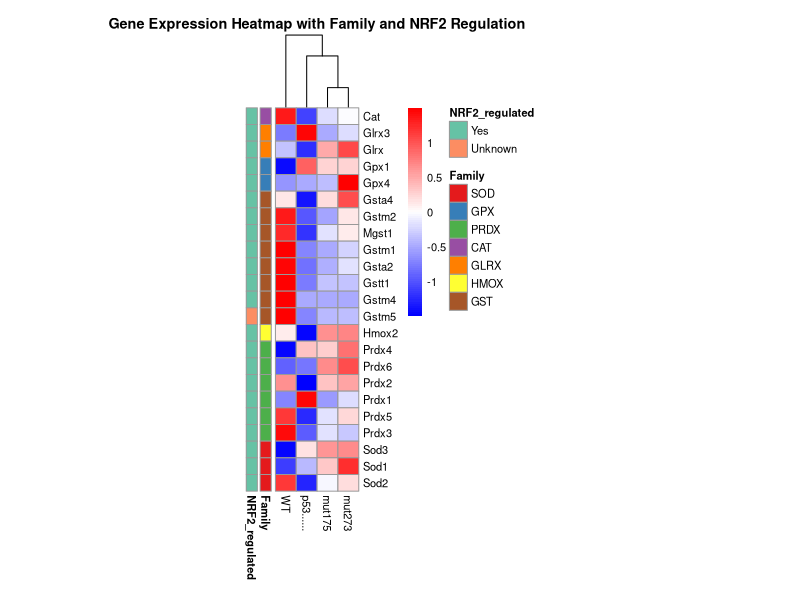

Reproduce this figure in R.
# Load required libraries
library(pheatmap)
library(RColorBrewer)
library(scales)  # For color manipulation

# Define the dataframe
data <- data.frame(
  symbol = c("Glrx3", "Gpx1", "Prdx4", "Sod3", "Gpx4", "Sod1", "Sod2", "Prdx6", "Prdx2", "Hmox2", 
             "Cat", "Prdx1", "Glrx", "Prdx5", "Prdx3", "Gsta4", "Gstm2", "Mgst1", "Gstm1", 
             "Gsta2", "Gstt1", "Gstm4", "Gstm5"),
  WT = c(159.7332883, 1005.82726, 363.5169297, 0.203310177, 317.4481953, 2230.847641, 
         624.4271509, 1264.176569, 3543.538286, 381.180566, 199.4705216, 84.76864754, 
         166.0551608, 2249.187622, 918.8823178, 2644.805708, 1392.181773, 5609.116507, 
         2956.150617, 29.01351642, 15.75323661, 23.65647225, 30.06555709),
  `p53 (-/-)` = c(505.5919159, 1814.138446, 558.6749409, 2.435919612, 330.6936164, 
                  2468.730482, 496.9080985, 1273.798827, 1968.238281, 314.2940855,
                  104.1224342, 128.4878472, 138.7704597, 1093.761364, 501.1676885,
                  851.6224106, 102.7431585, 578.4917899, 34.27072902, 
                  2.454570107, 0, 0, 0),
  mut175 = c(201.3484905, 1591.493169, 553.2221035, 3.065671046, 345.1722876, 2702.850684,
             561.6305191, 1368.808714, 3316.615935, 404.7215068, 139.2113106, 86.97553971,
             193.3813327, 1617.325428, 638.3615406, 2715.805187, 354.7039052, 2699.952369,
             317.4410508, 6.58334753, 2.886822664, 0, 4.306022596),
  mut273 = c(247.7622497, 1591.464053, 609.6737837, 3.118530077, 575.1703165, 2985.80012,
             574.7749285, 1392.192851, 3447.927009, 408.0675622, 146.4674881, 95.05729778,
             211.8554854, 1800.276408, 611.5811616, 3696.673155, 717.9308443, 3277.055,
             642.1853169, 10.01648431, 2.835544319, 0.283185494, 4.442793514)
)

# Define gene families and NRF2 regulation
gene_data <- data.frame(
  Gene = data$symbol,
  Family = c("GLRX", "GPX", "PRDX", "SOD", "GPX", "SOD", "SOD", "PRDX", "PRDX", "HMOX", 
             "CAT", "PRDX", "GLRX", "PRDX", "PRDX", "GST", "GST", "GST", "GST", 
             "GST", "GST", "GST", "GST"),
  NRF2_regulated = c(rep("Yes", 22), "Unknown")
)

# Order the data by Family
gene_data <- gene_data[order(gene_data$Family), ]
data <- data[match(gene_data$Gene, data$symbol), ]

# Prepare the matrix for heatmap
matrix_data <- as.matrix(data[, -1])
rownames(matrix_data) <- data$symbol

# Create annotation dataframe
annotation_df <- data.frame(
  Family = gene_data$Family,
  NRF2_regulated = gene_data$NRF2_regulated,
  row.names = gene_data$Gene
)

# Define colors for annotations (Modify these colors as needed)
ann_colors <- list(
  Family = c(SOD = "#E41A1C", GPX = "#377EB8", PRDX = "#4DAF4A", CAT = "#984EA3", 
             GLRX = "#FF7F00", HMOX = "#FFFF33", GST = "#A65628"),
  NRF2_regulated = c(Yes = "#66C2A5", Unknown = "#FC8D62")
)

# Define heatmap colors (Modify these as needed)
heatmap_colors <- colorRampPalette(c("blue", "white", "red"))(100)

# Generate heatmap
pheatmap(matrix_data,
         annotation_row = annotation_df,
         annotation_colors = ann_colors,
         show_rownames = TRUE,
         show_colnames = TRUE,
         cluster_rows = FALSE,  # This prevents clustering of rows
         cluster_cols = TRUE,
         scale = "row",  # Scale rows (genes)
         color = heatmap_colors,
         main = "Gene Expression Heatmap with Family and NRF2 Regulation",
         fontsize = 8,
         cellwidth = 15,
         cellheight = 12)

# If you want to save the heatmap, uncomment the following lines:
# png("heatmap.png", width = 800, height = 600)
# pheatmap(...)  # Copy the pheatmap function call from above
# dev.off()
